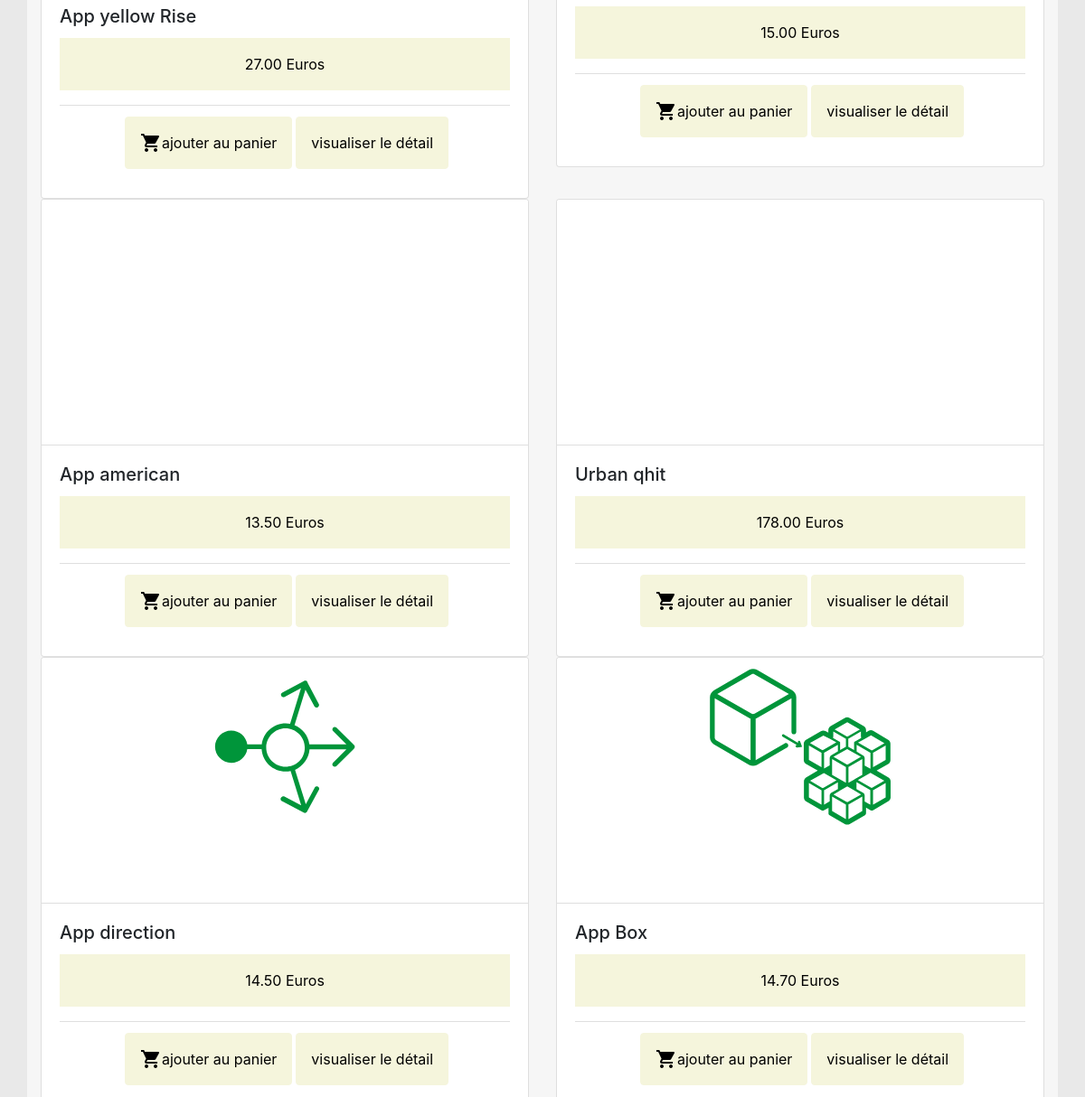
The page /catalogue.php (middle part) on the database as committed earlier.
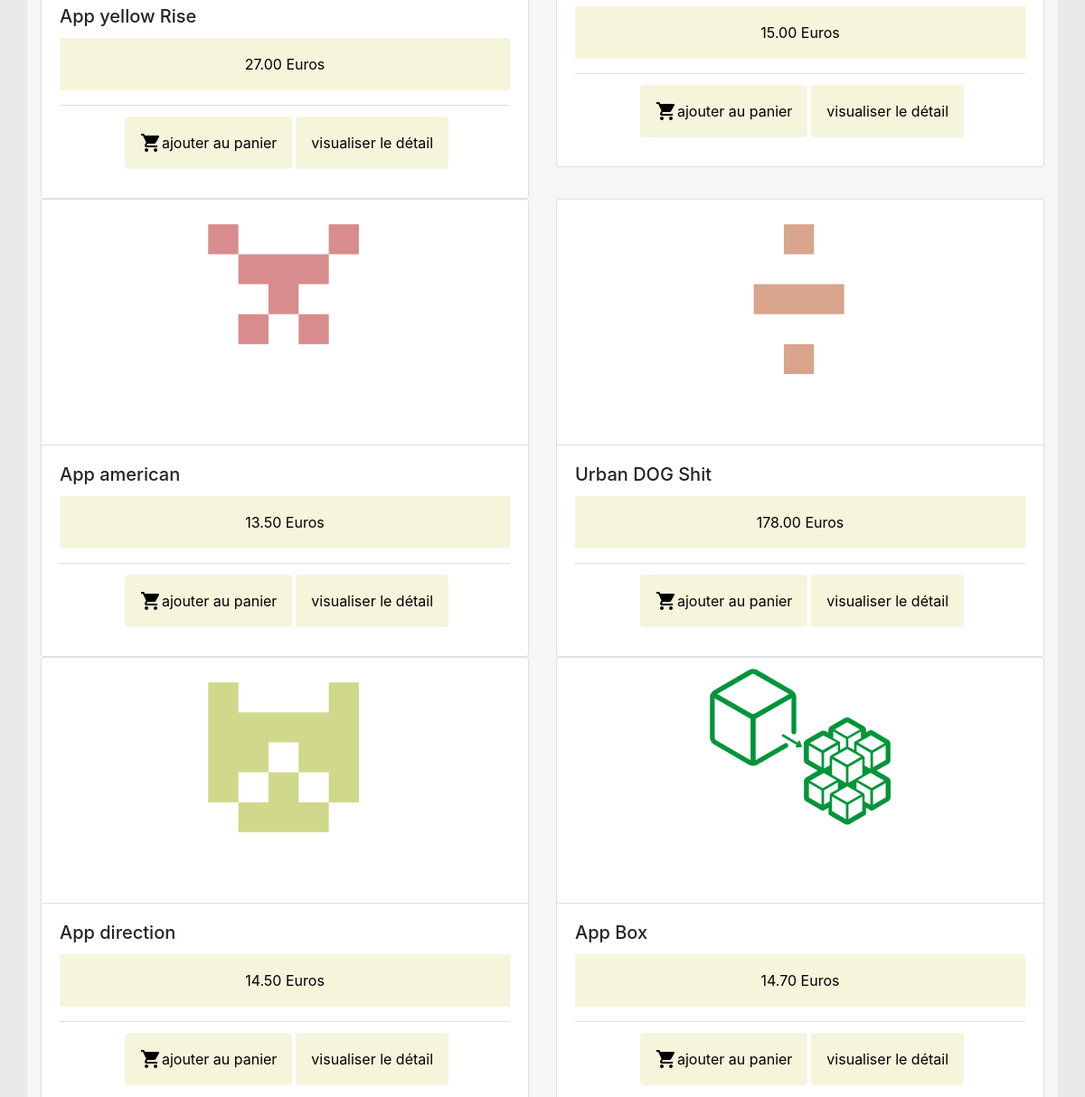
The same page on the database as committed later.
### tables this page shows
CREATE TABLE `Article` (
  `idArticle` int(11) NOT NULL,
  `Nom` varchar(45) DEFAULT NULL,
  `Descripion` varchar(45) DEFAULT NULL,
  `Poids` decimal(5,2) DEFAULT NULL,
  `Prix` decimal(5,2) DEFAULT NULL,
  `Stock` int(11) DEFAULT NULL,
  `Image` varchar(250) DEFAULT NULL,
  `Categorie_id` int(11) NOT NULL
);

### db-functions/reqs.php (called while the page is built, shortened)
<?php
function getAllArticles($instance){
    $sql = "SELECT * FROM Article";
    $stmt = $instance->prepare($sql);
    $stmt->execute();
    $result = $stmt->fetchAll();
    return $result;
}

### functions/useful.php (called while the page is built, shortened)
<?php
function MajDevise($devise)
{
    return ucfirst($devise);
}

### templates/tpl_articles.php (the view, shortened to what this page needs)
<div class="row">
    <?php
    for ($i = 0 ; $i < count($articles);$i++) {
        ?>
        <div class="col-sm-12 col-lg-6">
            <div class="card">
                <div class="card-header d-flex justify-content-center bg-white">
                    <img src="<?php echo $articles[$i]->Image; ?>" class="art-img  card-img-top " alt="...">
                </div>
                <div class="card-body">
                    <h5 class="card-title"><?= $articles[$i]->Nom ?></h5>
                    <p class="card-text"><?= $articles[$i]->Desc ?>
                        <span class="d-flex justify-content-center bg-primary text-white p-3"><?= $articles[$i]->Prix . "  " . MajDevise("euros") ?></span>
                    </p>
                    <div class="card-footer d-flex justify-content-center bg-white">
                        <a href="article.php?id=<?= $articles[$i]->idArticle ;?>" class="btn btn-warning ml-1 p-3 d-flex justify-content-center align-items-center">
                            <i class="material-icons">shopping_cart</i>
                            ajouter au panier
                        </a>
                        <a href="article.php?id=<?= $articles[$i]->idArticle ?>" class="btn btn-secondary ml-1 p-3">visualiser le détail</a>
                    </div>
                </div>
            </div>
        </div>
        <?php
    }
    ?>
</div>

Rows that differ between the two databases and show on the page:
changed article "App american": Image: a different picture
changed article: Image: a different picture; Nom "Urban qhit" → "Urban DOG Shit"
changed article "App direction": Image: a different picture
